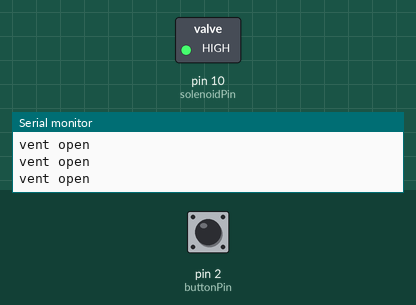
This sketch was run on a simulated Arduino Uno, built with avr-gcc and run on an emulated ATmega328P. Shown: switched loads named in the sketch (green lamp = pin HIGH), the last lines printed to the serial monitor. The test bench sets the inputs (shaded band); at power-on: pin 2 (buttonPin) LOW.

Above: at 1.3 s.
1.4 s: pin 2 (buttonPin) pulled HIGH for 0.3 s
At 1.62 s:
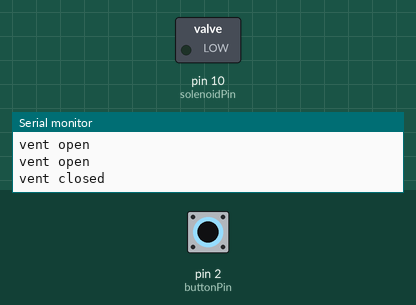
3.2 s: pin 2 (buttonPin) pulled HIGH for 3.2 s
At 7.5 s:
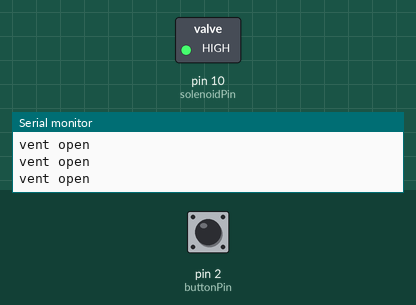
Timing chart, 0 to 9.0 s (numbered marks = the images above; inputs shaded):
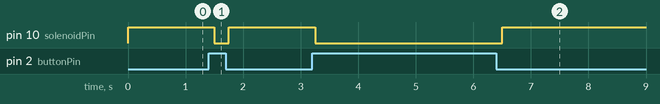

The sketch:

e3_roofvent_test.ino
```cpp
// solenoid pin
int solenoidPin = 10;


int buttonPin = 2;    // the number of the button pin

int buttonState = 0;   // variable for reading the button status


void setup() {

  // configure the solenoidPin as a OUTPUT
  pinMode(solenoidPin, OUTPUT);

  // configure the serial
  Serial.begin(9600);

  while (!Serial);// waits for the serial monitor to open
}

void loop() {

  // read the state of the button value:
  buttonState = digitalRead(buttonPin);
  if (buttonState == HIGH) { //button is pushed
    Serial.println("vent closed");
    // solenoid on
    digitalWrite(solenoidPin, LOW);
  } else {
    // solenoid  off
    Serial.println("vent open");
    digitalWrite(solenoidPin, HIGH);
  }


  delay(250);  //small delay

}
```

Measured:
- after the input at 1.4 s, pin 10 (solenoidPin): HIGH → LOW after 0.10 s, → HIGH 0.25 s later
- after the input at 3.2 s, pin 10 (solenoidPin): HIGH → LOW after 0.05 s, → HIGH 3.3 s later
